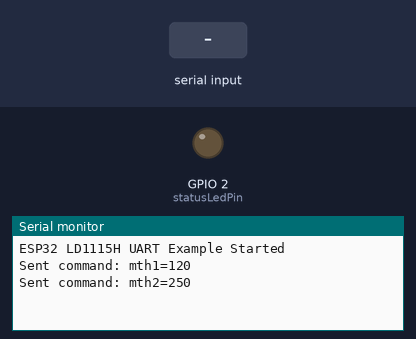
The sketch below on a simulated ESP32. Shown: output pins drawn as LEDs (lit = HIGH), the last lines printed to the serial monitor. Inputs (shaded band) come from the test bench. The local clock reads 2024-03-15 10:24:30 at power-on unless the sketch sets it.

Above: at 1.8 s.
1.9 s: "occ\n" received over the second serial link
At 3.2 s:
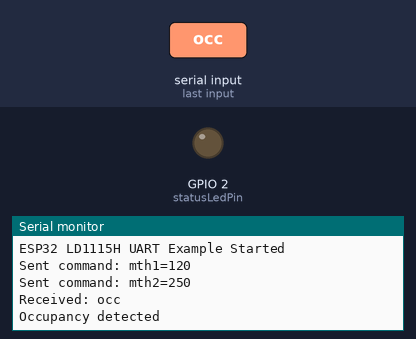
3.5 s: "mov\n" received over the second serial link
At 4.6 s:
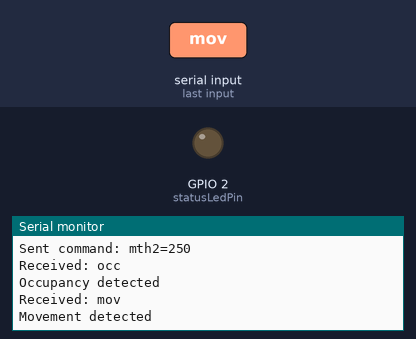
5.0 s: "1\n" received over the second serial link
At 5.8 s:
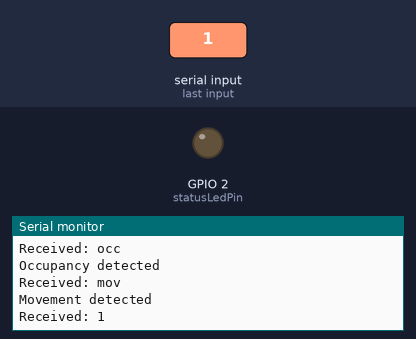

The sketch:

LD1125H.ino
```cpp
#include <HardwareSerial.h>
#include <time.h>

HardwareSerial LD1115H_UART(2); // Use UART2 (pins 16 and 17)

// Global variables for thresholds and state tracking
float LD1115H_TH1 = 120.0; // Default TH1 sensitivity
float LD1115H_TH2 = 250.0; // Default TH2 sensitivity
float LD1115H_Clear_Time = 2.0;
float LD1115H_Mov_Time = 2.0;
time_t LD1115H_Last_Time = time(NULL);
time_t LD1115H_Last_Mov_Time = time(NULL);
bool LD1115H_Clearance_Status = false;

// Pin configuration
const int statusLedPin = 2; // GPIO2 for the status LED

void setup() {
  // Initialize serial ports
  Serial.begin(115200); // For debugging
  LD1115H_UART.begin(115200, SERIAL_8N1, 16, 17); // UART2 on GPIO16 and GPIO17

  // Configure status LED
  pinMode(statusLedPin, OUTPUT);
  digitalWrite(statusLedPin, LOW);

  Serial.println("ESP32 LD1115H UART Example Started");

  // Send initialization commands to LD1115H
  sendThreshold("mth1", LD1115H_TH1);
  sendThreshold("mth2", LD1115H_TH2);
}

void loop() {
  // Read data from LD1115H via UART
  if (LD1115H_UART.available()) {
    String uartData = LD1115H_UART.readStringUntil('\n');
    processUARTData(uartData);
  }

  // Periodic clearance scan
  /*if ((time(NULL) - LD1115H_Last_Time) > LD1115H_Clear_Time) {
    handleClearance();
  }*/

  // Simulate status LED blinking
  //digitalWrite(statusLedPin, !digitalRead(statusLedPin));
  delay(500);
}

// Function to send threshold settings to LD1115H
void sendThreshold(const String& name, float value) {
  String command = name + "=" + String(value, 0) + " \n";
  LD1115H_UART.print(command);
  Serial.print("Sent command: ");
  Serial.println(command);
}

// Function to process received UART data
void processUARTData(const String& data) {
  Serial.print("Received: ");
  Serial.println(data);

  if (data.startsWith("occ")) {
    LD1115H_Last_Time = time(NULL);
    LD1115H_Clearance_Status = false;
    Serial.println("Occupancy detected");
  } else if (data.startsWith("mov")) {
    LD1115H_Last_Time = time(NULL);
     LD1115H_Last_Mov_Time = time(NULL);
     Serial.println("Movement detected");
   }
 }

// // Function to handle clearance logic
 void handleClearance() {
   if (!LD1115H_Clearance_Status) {
     Serial.println("Clearance state updated.");
     LD1115H_Clearance_Status = true;
   }
}
```

Measured:
- after the input at 1.9 s, the serial monitor: prints a new line after 0.10 s (image 1)
- after the input at 3.5 s, the serial monitor: prints a new line at once (image 2)
- after the input at 5.0 s, the serial monitor: prints a new line at once (image 3)
